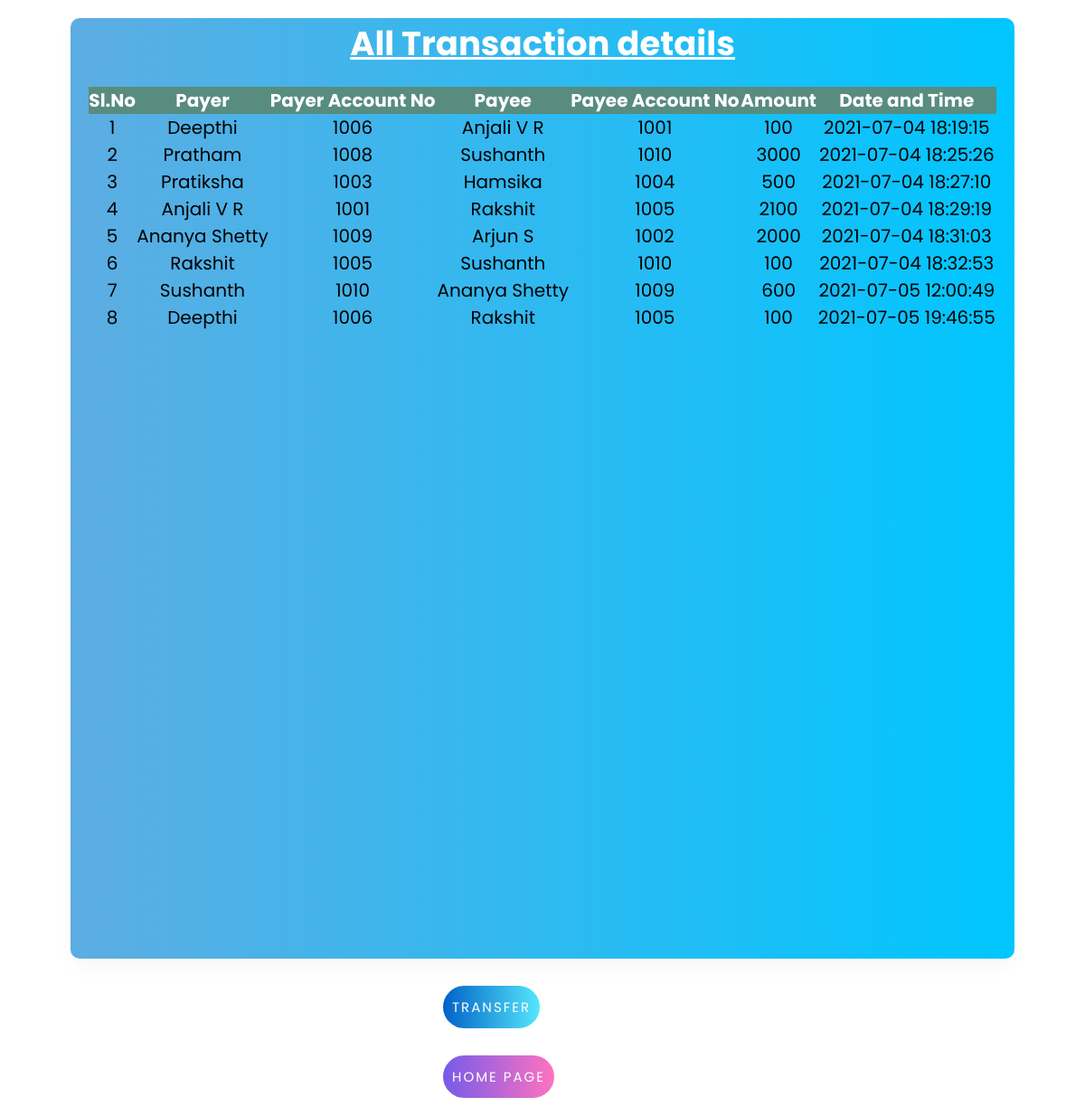
/transaction.php, run on the app's committed database.
### tables this page shows
CREATE TABLE `transaction` (
  `id` int(5) NOT NULL,
  `sender` varchar(50) NOT NULL,
  `sender_acc_no` int(10) NOT NULL,
  `receiver` varchar(50) NOT NULL,
  `receiver_acc_no` int(10) NOT NULL,
  `amount` int(20) NOT NULL,
  `date_time` varchar(20) NOT NULL
);

### transaction.php (the view, shortened to what this page needs)
<?php
		include('connection.php');
?>
<!DOCTYPE html>
<html>
<head>
	<link rel="stylesheet" type="text/css" href="data.css">
</head>
<body>
	<div class="main-div">
		<div class="center-div">
		<h1><u>All Transaction details</u></h1>
			<div class="table-responsive">
					<table>
						<tr>
							<th>Sl.No</th>
							<th>Payer </th>
							<th>Payer Account No</th>
							<th>Payee </th>
							<th>Payee Account No</th>
							<th>Amount</th>
							<th>Date and Time</th>
						</tr>
					<?php
						$sql="SELECT * from transaction";
						$result=$conn->query($sql);
						if($result-> num_rows >0){
							while($row=$result-> fetch_assoc()){
								echo "<tr><td>".$row["id"]."</td><td>".$row["sender"]."</td><td>".$row["sender_acc_no"]."</td><td>".$row["receiver"]."</td><td>".$row["receiver_acc_no"]."</td><td>".$row["amount"]."</td><td>".$row["date_time"]."</td></tr>";
							}
					echo "</table>";
						}
						?>
			</div>
			</div>
		</div>
<div class="button-align">
			<a href="transfer.php">Transfer</a>
			<a href="home.php">home page</a>
</div>
</body>
</html>

### connection.php (shortened to what this page needs)
<!DOCTYPE html>
<html>
<head>
</head>
<body>
</body>
</html>

### data.css (style rules this page uses)
* { margin:0; padding: 0; box-sizing: border-box; font-family: 'Poppins',sans-serif; }
.main-div { width: 100%; height: 150%; display: flex; flex-direction: column; justify-content: center; align-items: center; padding: 20px; }
.center-div { width: 90%; height: 130vh; background: -webkit-linear-gradient(left,#5DADE2,#00c6ff); padding: 20px; box-shadow: 0 10px 20px 0 rgba(0,0,0,0.03); border-radius: 10px; }
table { border-collapse: collapse; width: 100%; color: #588c7e; font-size: 20px; text-align: center; }
th { background-color: #588c7e; color: white; }
h1 { font-size:37px; color: white; text-align: center; margin-top: -20px; margin-bottom: 20px; }
tr { color: black; }
.button-align { margin: auto; width: 20%; align-items: center; }
a { position: relative; display: inline-block; padding: 12px 10px; margin: 10px 0px 20px 10px; color: #fff; text-decoration: none; text-transform: uppercase; font-size: 15px; letter-spacing: 2px; border-radius: 40px; background: linear-gradient(90deg,#0162c8,#55e7fc); }
a:nth-child(2) { background: linear-gradient(90deg,#755bea,#ff72c0); align-content: left; }

### data on the page
transaction: id "1", sender "Deepthi", sender_acc_no "1006", receiver "Anjali V R", receiver_acc_no "1001", amount "100", date_time "2021-07-04 18:19:15"
transaction: id "2", sender "Pratham", sender_acc_no "1008", receiver "Sushanth", receiver_acc_no "1010", amount "3000", date_time "2021-07-04 18:25:26"
transaction: id "3", sender "Pratiksha", sender_acc_no "1003", receiver "Hamsika", receiver_acc_no "1004", amount "500", date_time "2021-07-04 18:27:10"
transaction: id "4", sender "Anjali V R", sender_acc_no "1001", receiver "Rakshit", receiver_acc_no "1005", amount "2100", date_time "2021-07-04 18:29:19"
transaction: id "5", sender "Ananya Shetty", sender_acc_no "1009", receiver "Arjun S", receiver_acc_no "1002", amount "2000", date_time "2021-07-04 18:31:03"
transaction: id "6", sender "Rakshit", sender_acc_no "1005", receiver "Sushanth", receiver_acc_no "1010", amount "100", date_time "2021-07-04 18:32:53"
transaction: id "7", sender "Sushanth", sender_acc_no "1010", receiver "Ananya Shetty", receiver_acc_no "1009", amount "600", date_time "2021-07-05 12:00:49"
transaction: id "8", sender "Deepthi", sender_acc_no "1006", receiver "Rakshit", receiver_acc_no "1005", amount "100", date_time "2021-07-05 19:46:55"
